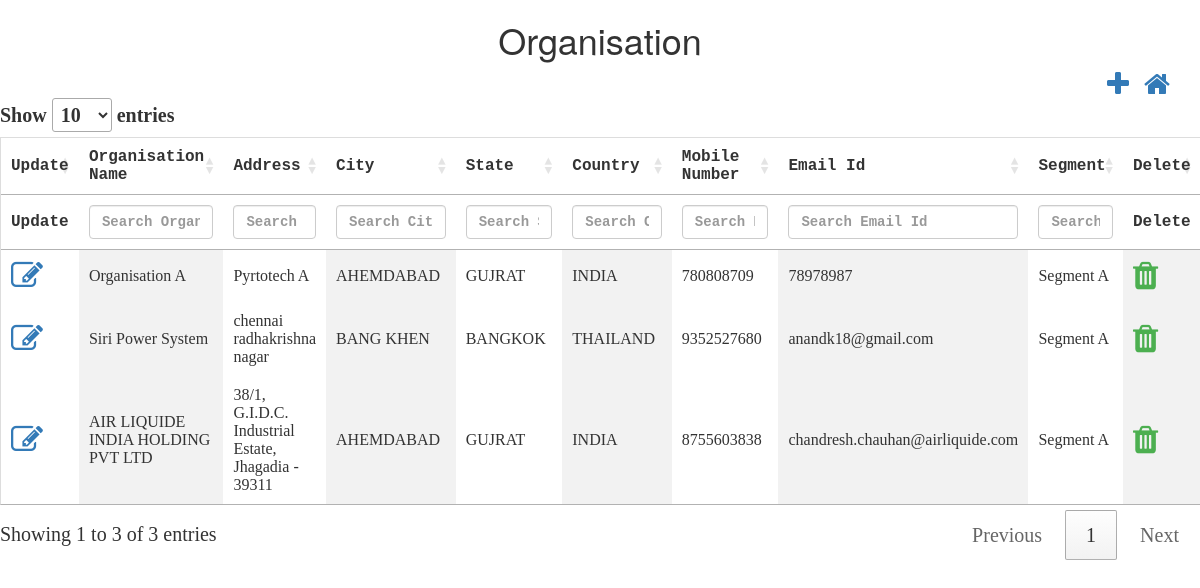
The page /controllers/organisation.php on the database as committed earlier.
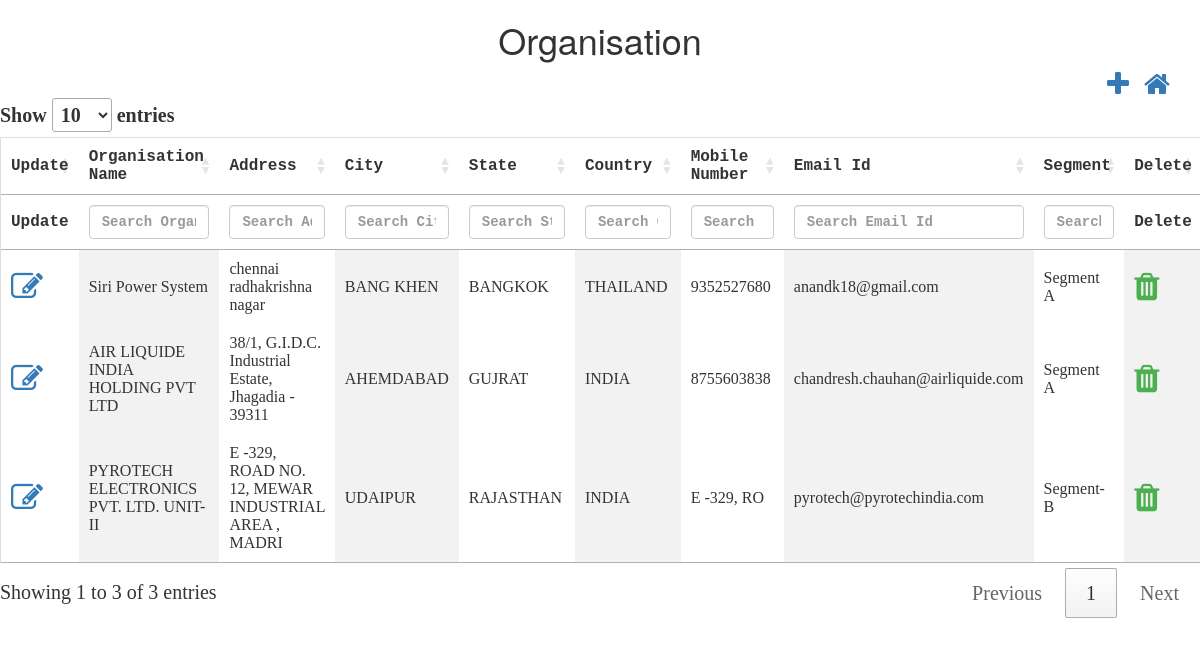
The same page on the database as committed later.
### tables this page shows
CREATE TABLE `tbl_organisation` (
  `nid` int(10) NOT NULL,
  `norg_id` int(10) NOT NULL,
  `corg_name` varchar(50) NOT NULL,
  `corg_address` varchar(50) NOT NULL,
  `corg_city` varchar(50) NOT NULL,
  `corg_state` varchar(50) NOT NULL,
  `corg_country` varchar(50) NOT NULL,
  `corg_mobileNumber` varchar(10) NOT NULL,
  `corg_emailId` varchar(50) NOT NULL,
  `norg_segment_id` int(10) NOT NULL,
  `isActive` bit(1) NOT NULL,
  `isAvailable` bit(1) NOT NULL,
  `dcreated_date` datetime NOT NULL,
  `dupdated_date` datetime NOT NULL,
  `ninternal_id` int(11) DEFAULT NULL
);

CREATE TABLE `tbl_segment` (
  `nid` int(10) NOT NULL,
  `nsegment_id` int(10) NOT NULL,
  `csegment_name` varchar(50) NOT NULL,
  `isActive` bit(1) NOT NULL,
  `isAvailable` bit(1) NOT NULL,
  `dcreated_date` datetime NOT NULL,
  `dupdated_date` datetime NOT NULL,
  `ninternal_id` int(11) DEFAULT NULL
);

### controllers/organisation.php (the view, shortened to what this page needs)
<html>
<head>
    <script src="http://ajax.googleapis.com/ajax/libs/jquery/1.11.2/jquery.min.js"></script>
    <link rel="stylesheet" href="../css/theme.css">
    <link rel="stylesheet" href="https://cdn.datatables.net/1.10.22/css/jquery.dataTables.min.css">
    <link rel="stylesheet" href="https://cdnjs.cloudflare.com/ajax/libs/font-awesome/4.7.0/css/font-awesome.min.css">
    <link rel="stylesheet" href="https://maxcdn.bootstrapcdn.com/bootstrap/3.4.1/css/bootstrap.min.css">
</head>
<h1>Organisation</h1>
<div class="container">
    <a style="float:right;margin-left: 15px;" href="../dashboard.php"><i class="fa fa-home fa-2x"></i></a>
    <a style="float:right" href="#organisation_modal" data-toggle="modal" id='add' data-id="1"><i class="fa fa-plus fa-2x"
                                                                                        aria-hidden="true"></i></a>
</div>
        <?php
        $conn = OpenCon();
        $sql = "SELECT o.ninternal_id,o.norg_id,o.corg_name,o.corg_address,o.corg_city,o.corg_state,o.corg_country,o.corg_mobileNumber,o.corg_emailId,o.norg_segment_id,o.isActive,o.isAvailable,s.csegment_name
                    FROM tbl_organisation AS o
                    INNER JOIN tbl_segment AS s
                    ON o.norg_segment_id = s.nsegment_id
                    WHERE o.isAvailable=1;";
        $retval = mysqli_query($conn, $sql);
        echo "<table id='organisationTable'  name='organisationTable' >
            <thead>
            <tr>
            <th style='display:none;'>INTERNAL ID</th>
            <th style='display:none;'>ORG ID</th>
            <th>Update</th>
            <th>Organisation Name</th>
            <th>Address</th>
            <th>City</th>
            <th>State</th>
            <th>Country</th>
            <th>Mobile Number</th>
            <th>Email Id</th>
            <th>Segment</th>
             <th>Delete</th>
            </tr>
            </thead>
                   <tbody>
            ";
        while ($row = mysqli_fetch_array($retval, MYSQLI_ASSOC)) {
            echo "<tr>";
            echo "<td ><a  href='#organisation_modal' data-toggle='modal' class='updateClass' data-id='2'><i class='fa fa-edit fa-2x'></i></a></td>";
            echo "<td>" . $row['corg_name'] . "</td>";
            echo "<td>" . $row['corg_address'] . "</td>";
            echo "<td>" . $row['corg_city'] . "</td>";
            echo "<td>" . $row['corg_state'] . "</td>";
            echo "<td>" . $row['corg_country'] . "</td>";
            echo "<td>" . $row['corg_mobileNumber'] . "</td>";
            echo "<td>" . $row['corg_emailId'] . "</td>";
            echo "<td>" . $row['csegment_name'] . "</td>";
            echo "<td class='action-delete'><i class='fa fa-trash fa-2x' style='color:#4caf50;'</i></td>";
            echo "</tr>";
        }
        echo "</tbody></table>";
        ?>
</html>

Rows that differ between the two databases and show on the page:
removed tbl_organisation: corg_name "Organisation A", corg_address "Pyrtotech A", corg_city "AHEMDABAD", corg_state "GUJRAT", corg_country "INDIA", corg_mobileNumber "780808709", corg_emailId "78978987", tbl_segment.csegment_name "Segment A"
added tbl_organisation: corg_name "PYROTECH ELECTRONICS PVT. LTD. UNIT- II", corg_address "E -329, ROAD NO. 12, MEWAR INDUSTRIAL AREA , MADRI", corg_city "UDAIPUR", corg_state "RAJASTHAN", corg_country "INDIA", corg_mobileNumber "E -329, RO", corg_emailId "pyrotech@pyrotechindia.com", tbl_segment.csegment_name "Segment-B"
